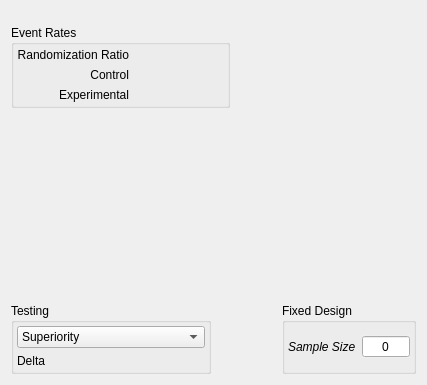
               <widget class="QWidget" name="ssBinTab">
                <attribute name="title">
                 <string>Binomial</string>
                </attribute>
                <layout class="QGridLayout" name="gridLayout_98">
                 <item row="0" column="0">
                  <widget class="QGroupBox" name="ssBinEventGroup">
                   <property name="sizePolicy">
                    <sizepolicy hsizetype="Preferred" vsizetype="Fixed">
                     <horstretch>0</horstretch>
                     <verstretch>0</verstretch>
                    </sizepolicy>
                   </property>
                   <property name="title">
                    <string>Event Rates</string>
                   </property>
                   <layout class="QGridLayout" name="gridLayout_71">
                    <property name="margin">
                     <number>3</number>
                    </property>
                    <item row="0" column="0">
                     <layout class="QGridLayout" name="gridLayout_70">
                      <item row="0" column="0">
                       <widget class="QLabel" name="ssBinRatioLabel">
                        <property name="text">
                         <string>Randomization Ratio</string>
                        </property>
                        <property name="alignment">
                         <set>Qt::AlignRight|Qt::AlignTrailing|Qt::AlignVCenter</set>
                        </property>
                       </widget>
                      </item>
                      <item row="0" column="1">
                       <widget class="QwtCounter" name="ssBinRatioDSpin" native="true">
                        <property name="numButtons" stdset="0">
                         <number>1</number>
                        </property>
                        <property name="value" stdset="0">
                         <double>1.000000000000000</double>
                        </property>
                        <property name="decimals" stdset="0">
                         <number>4</number>
                        </property>
                       </widget>
                      </item>
                      <item row="1" column="0">
                       <widget class="QLabel" name="ssBinControlLabel">
                        <property name="text">
                         <string>Control</string>
                        </property>
                        <property name="alignment">
                         <set>Qt::AlignRight|Qt::AlignTrailing|Qt::AlignVCenter</set>
                        </property>
                       </widget>
                      </item>
                      <item row="1" column="1">
                       <widget class="QwtCounter" name="ssBinControlDSpin" native="true">
                        <property name="numButtons" stdset="0">
                         <number>1</number>
                        </property>
                        <property name="value" stdset="0">
                         <double>0.150000000000000</double>
                        </property>
                        <property name="decimals" stdset="0">
                         <number>4</number>
                        </property>
                        <property name="maximum" stdset="0">
                         <double>1.000000000000000</double>
                        </property>
                        <property name="singleStep" stdset="0">
                         <double>0.050000000000000</double>
                        </property>
                       </widget>
                      </item>
                      <item row="2" column="0">
                       <widget class="QLabel" name="ssBinExpLabel">
                        <property name="text">
                         <string>Experimental</string>
                        </property>
                        <property name="alignment">
                         <set>Qt::AlignRight|Qt::AlignTrailing|Qt::AlignVCenter</set>
                        </property>
                       </widget>
                      </item>
                      <item row="2" column="1">
                       <widget class="QwtCounter" name="ssBinExpDSpin" native="true">
                        <property name="numButtons" stdset="0">
                         <number>1</number>
                        </property>
                        <property name="value" stdset="0">
                         <double>0.100000000000000</double>
                        </property>
                        <property name="decimals" stdset="0">
                         <number>4</number>
                        </property>
                        <property name="maximum" stdset="0">
                         <double>1.000000000000000</double>
                        </property>
                        <property name="singleStep" stdset="0">
                         <double>0.050000000000000</double>
                        </property>
                       </widget>
                      </item>
                     </layout>
                    </item>
                   </layout>
                  </widget>
                 </item>
                 <item row="2" column="0">
                  <widget class="QGroupBox" name="ssBinTestingGroup">
                   <property name="maximumSize">
                    <size>
                     <width>200</width>
                     <height>16777215</height>
                    </size>
                   </property>
                   <property name="title">
                    <string>Testing</string>
                   </property>
                   <layout class="QGridLayout" name="gridLayout_69">
                    <property name="margin">
                     <number>3</number>
                    </property>
                    <item row="0" column="0">
                     <widget class="QComboBox" name="ssBinSupCombo">
                      <property name="sizePolicy">
                       <sizepolicy hsizetype="Ignored" vsizetype="Fixed">
                        <horstretch>0</horstretch>
                        <verstretch>0</verstretch>
                       </sizepolicy>
                      </property>
                      <item>
                       <property name="text">
                        <string>Superiority</string>
                       </property>
                      </item>
                      <item>
                       <property name="text">
                        <string>Non-inferiority/sup with margin</string>
                       </property>
                      </item>
                     </widget>
                    </item>
                    <item row="1" column="0">
                     <layout class="QGridLayout" name="gridLayout_37">
                      <item row="0" column="0">
                       <widget class="QLabel" name="ssBinDeltaLabel">
                        <property name="text">
                         <string>Delta</string>
                        </property>
                        <property name="alignment">
                         <set>Qt::AlignRight|Qt::AlignTrailing|Qt::AlignVCenter</set>
                        </property>
                       </widget>
                      </item>
                      <item row="0" column="2">
                       <widget class="QwtCounter" name="ssBinDeltaDSpin" native="true">
                        <property name="enabled">
                         <bool>false</bool>
                        </property>
                        <property name="sizePolicy">
                         <sizepolicy hsizetype="MinimumExpanding" vsizetype="Fixed">
                          <horstretch>0</horstretch>
                          <verstretch>0</verstretch>
                         </sizepolicy>
                        </property>
                        <property name="numButtons" stdset="0">
                         <number>1</number>
                        </property>
                        <property name="decimals" stdset="0">
                         <number>4</number>
                        </property>
                       </widget>
                      </item>
                     </layout>
                    </item>
                   </layout>
                  </widget>
                 </item>
                 <item row="2" column="2">
                  <widget class="QGroupBox" name="groupBox_3">
                   <property name="maximumSize">
                    <size>
                     <width>200</width>
                     <height>16777215</height>
                    </size>
                   </property>
                   <property name="title">
                    <string>Fixed Design</string>
                   </property>
                   <layout class="QGridLayout" name="gridLayout_67">
                    <property name="margin">
                     <number>3</number>
                    </property>
                    <item row="0" column="0">
                     <layout class="QGridLayout" name="gridLayout_32">
                      <item row="0" column="0">
                       <widget class="QLabel" name="ssBinSSLabel">
                        <property name="font">
                         <font>
                          <italic>true</italic>
                         </font>
                        </property>
                        <property name="text">
                         <string>Sample Size</string>
                        </property>
                       </widget>
                      </item>
                      <item row="0" column="1">
                       <widget class="QSpinBox" name="ssBinFixedSpin">
                        <property name="enabled">
                         <bool>true</bool>
                        </property>
                        <property name="toolTip">
                         <string/>
                        </property>
                        <property name="autoFillBackground">
                         <bool>true</bool>
                        </property>
                        <property name="alignment">
                         <set>Qt::AlignCenter</set>
                        </property>
                        <property name="readOnly">
                         <bool>true</bool>
                        </property>
                        <property name="buttonSymbols">
                         <enum>QAbstractSpinBox::NoButtons</enum>
                        </property>
                       </widget>
                      </item>
                     </layout>
                    </item>
                   </layout>
                  </widget>
                 </item>
                 <item row="0" column="1" colspan="2">
                  <spacer name="horizontalSpacer_2">
                   <property name="orientation">
                    <enum>Qt::Horizontal</enum>
                   </property>
                   <property name="sizeHint" stdset="0">
                    <size>
                     <width>134</width>
                     <height>112</height>
                    </size>
                   </property>
                  </spacer>
                 </item>
                 <item row="1" column="2">
                  <spacer name="verticalSpacer_9">
                   <property name="orientation">
                    <enum>Qt::Vertical</enum>
                   </property>
                   <property name="sizeHint" stdset="0">
                    <size>
                     <width>134</width>
                     <height>174</height>
                    </size>
                   </property>
                  </spacer>
                 </item>
                 <item row="2" column="1">
                  <spacer name="horizontalSpacer_3">
                   <property name="orientation">
                    <enum>Qt::Horizontal</enum>
                   </property>
                   <property name="sizeHint" stdset="0">
                    <size>
                     <width>40</width>
                     <height>20</height>
                    </size>
                   </property>
                  </spacer>
                 </item>
                 <item row="1" column="0">
                  <spacer name="verticalSpacer_8">
                   <property name="orientation">
                    <enum>Qt::Vertical</enum>
                   </property>
                   <property name="sizeHint" stdset="0">
                    <size>
                     <width>219</width>
                     <height>174</height>
                    </size>
                   </property>
                  </spacer>
                 </item>
                </layout>
               </widget>
